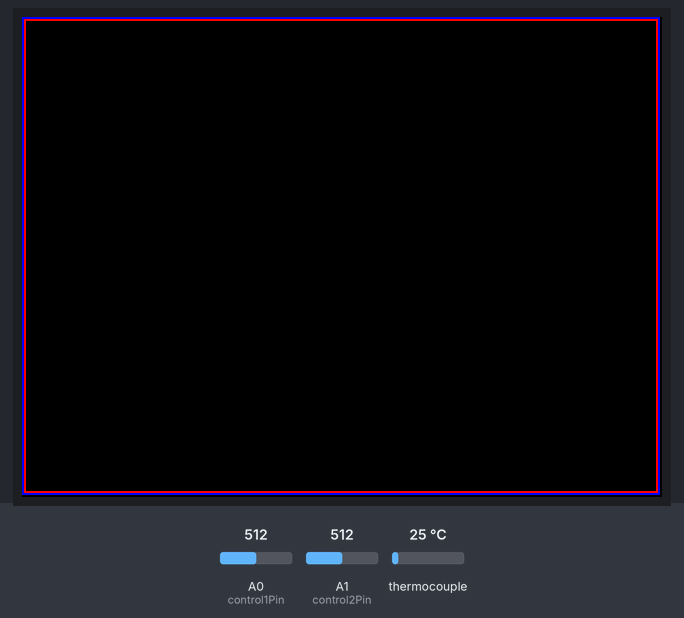
Bench run of a sketch on a simulated Arduino Mega 2560, built with avr-gcc and run on an emulated ATmega2560. Parts: 320×240 colour display. Inputs (shaded band) come from the test bench; at power-on: A0 (control1Pin) = 512, A1 (control2Pin) = 512, thermocouple 25 °C. What the sketch prints to the serial monitor is not drawn.

Above: at 0.2 s.
At 1.3 s:
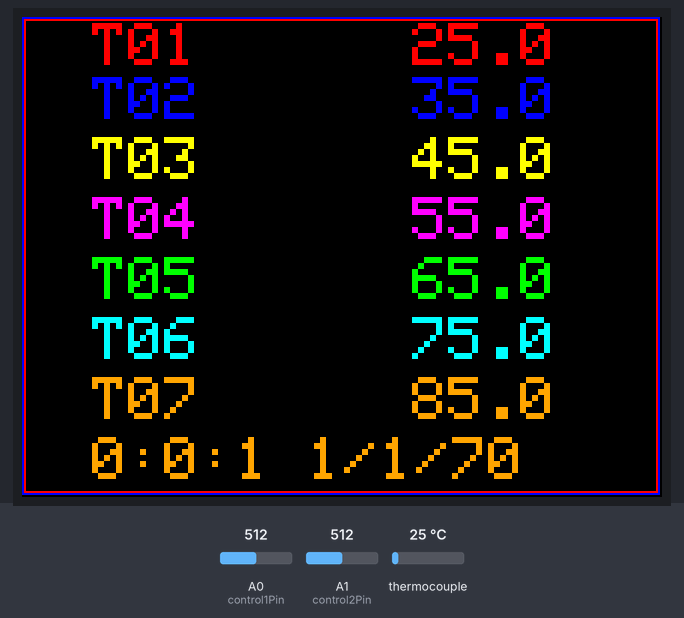
1.4 s: A0 (control1Pin) set to 606
4.4 s: A0 (control1Pin) set to 637
At 5.3 s:
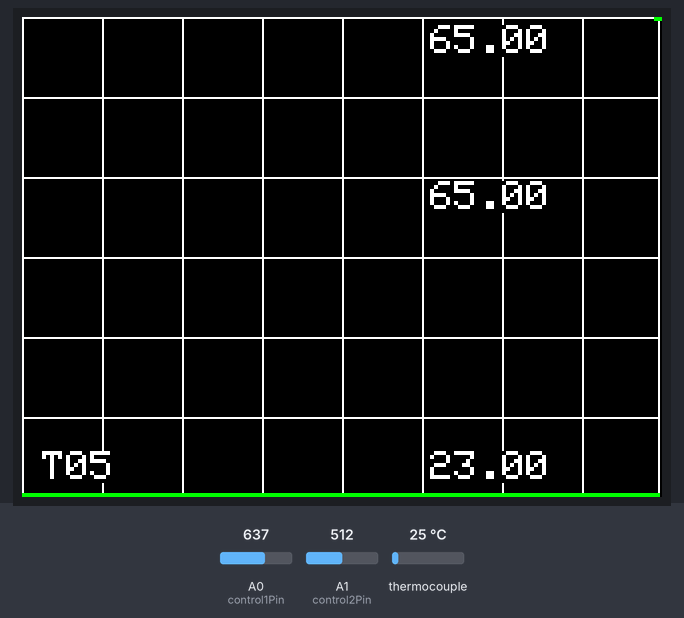
Timing chart, 0 to 7.4 s (numbered marks = the images above; inputs shaded):
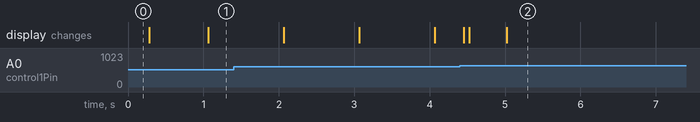

The sketch:

CDLv1.ino
```cpp
/*
 * Cheap Data Logger (CDL) V1
 *
 * Use a ILI9341 240 x 320 display to show temperature collected with
 * Adafruit MAX31856 Universal Thermocouple Amplifier (K, J, N, R, S, T, E, or B type thermocouple)
 * Actually using Arduino Mega 2560
 *
 * For ILI connections info here
 * http://bobdavis321.blogspot.fr/2015/07/22-or-24-or-28-inch-spi-tft-lcd-ili9341.html
 *
 * Here MAX info here
 * https://learn.adafruit.com/adafruit-max31856-thermocouple-amplifier/overview
 *
 * 2 simple 10 kOhm potentiometers are used as controls to select the screen and the thermocouple.
 * In the present demo only one thermocouple is implemented: the CDL is easily modifiable
 * to show up to 7 different sensors (search this file for
 * "//Simulated temperature, change to your sensor"
 *
 */


//Available colors

#define Black           0x0000      /*   0,   0,   0 */
#define Navy            0x000F      /*   0,   0, 128 */
#define DarkGreen       0x03E0      /*   0, 128,   0 */
#define DarkCyan        0x03EF      /*   0, 128, 128 */
#define Maroon          0x7800      /* 128,   0,   0 */
#define Purple          0x780F      /* 128,   0, 128 */
#define Olive           0x7BE0      /* 128, 128,   0 */
#define LightGrey       0xC618      /* 192, 192, 192 */
#define DarkGrey        0x7BEF      /* 128, 128, 128 */
#define Blue            0x001F      /*   0,   0, 255 */
#define Green           0x07E0      /*   0, 255,   0 */
#define Cyan            0x07FF      /*   0, 255, 255 */
#define Red             0xF800      /* 255,   0,   0 */
#define Magenta         0xF81F      /* 255,   0, 255 */
#define Yellow          0xFFE0      /* 255, 255,   0 */
#define White           0xFFFF      /* 255, 255, 255 */
#define Orange          0xFD20      /* 255, 165,   0 */
#define GreenYellow     0xAFE5      /* 173, 255,  47 */
#define Pink            0xF81F

// Colors selection for the 8 lines in Screen 1 and the 7 graphs point in Screen 2
int Colors[] = {Red, Blue, Yellow, Pink, Green, Cyan, Orange, Orange};

#include "SPI.h"
#include "Adafruit_GFX.h"
#include "Adafruit_ILI9341.h"
#include <Adafruit_MAX31856.h>
#include <TimeLib.h>

#define TFT_DC 47 //DC for the ILI9341, 1kΩ / 1kΩ voltage divider to switch from 5 to 3.3 V ILI inputs
#define TFT_CS 48 //CS for the ILI9341, 1kΩ / 1kΩ voltage divider to switch from 5 to 3.3 V ILI inputs
#define MAX_CS 53 //CS for the MAX31856, direct connection

Adafruit_ILI9341 tft = Adafruit_ILI9341(TFT_CS, TFT_DC);
Adafruit_MAX31856 max = Adafruit_MAX31856(MAX_CS);

#define control1Pin A0 //Potentiometer Switch Screen 1 (all T) to Graph
#define control2Pin A1 //Potentiometer Select to select wich T to show

#define OFFSET 35       //Offset for first column text allignment on screen
#define OFFSETX 160     //Offset for second column text allignment on screen
#define Range1 620      //Potentiometer Selection ranges for screen selection
#define Size 288        //Data to store in memory and display
#define DeltaTime 1     //Seconds to wait to store a temperature

int line=0;
int PreviousTime;
int Control1;
int Control2;
int Screen;
int ScreenPrev;
char outstr[6];
float Stat[3];
int T[Size][7];          //Saved data for 7 Sensors
int Selection;

void setup() {
  Serial.begin(9600);
  //Start ILI9341 screen and set rotation
  tft.begin();
  tft.setRotation(3);
  //Start MAX31856 and set thermocouple type
  max.begin();
  max.setThermocoupleType(MAX31856_TCTYPE_K);

  //Fill T[][] of 20 C
  for (int l=0; l<=7; l++) {for (int i=0; i<Size; i++) {
    T[i][l]=2300;
  }
  }

  //Screen borders
  tft.setTextColor(Blue, White);
  tft.setTextSize(3);
  tft.drawRect(0, 0, 320-1, 240-1, Blue);
  tft.drawRect(1, 1, 320-3, 240-3, Red);

}

void loop() {

  //Read MAX temperature
  //In this demo only 1 available, the others (sensors) temperatures are just simulated
  float temperature = max.readThermocoupleTemperature();
  Serial.print(temperature);
  //Read actual time
  time_t TimeNow = now();
  //Read control1 to select the screen
  Control1 = analogRead(control1Pin);
  Control2 = analogRead(control2Pin);
  Serial.print(" C1 ");
  Serial.print(Control1);
  Serial.print(" C2 ");
  Serial.print(Control2);
  Serial.print(" ");

  //Read actual selection and save it
  for(int i=0; i<=7; i++) {
    if (Control2 >= i*128 && Control2 < i*128+128) {
      Selection = i;
    }
  }

  if (Control1<=Range1) {
  Screen = 1;
  }

  if (Control1 > Range1 && Control2 < 7*128) {
    Screen = 2;
  }

  if (Control1 > Range1 && Control2 >= 7*128) {
    Screen = 3;
  }

  if (ScreenPrev != Screen) {
    //New screen, erase previous
    tft.drawRect(2, 2, 320-5, 240-5, Black);
    tft.fillRect(2, 2, 320-5, 240-5, Black);
  }

  Serial.print("Screen Selected : ");
  Serial.print(Screen);
  Serial.print(" Selection : ");
  Serial.print(Selection);

  switch (Screen) {
    case 1:
    {
    //Screen1, shows all temperatures and time

    //Cancel pointer position
    tft.setCursor(5, 3);
    tft.print(" ");
    for (int i=0; i<=6; i++) {
      tft.setCursor(5, i*30+30);
      tft.print(" ");
    }

    //Draw pointer
    tft.setTextColor(White, Black);
    if (Control2<128) {
      tft.setCursor(5, 3);
      tft.print(F(">"));
    } else { for(int i=1; i<=7; i++) {
      if (Control2 > i*128 && Control2 < i*128+128) {
        tft.setCursor(5, 30*i);
        tft.print(F(">"));
    }
  }
  }

  //Use dtostrf to write the temperature with the right format into outstr
  dtostrf(temperature,4, 1, outstr);
  tft.setTextSize(3);
  tft.setTextColor(Colors[0], Black);
  tft.setCursor(OFFSET, 3);
  tft.print(F("T01 "));
  tft.setCursor(OFFSET+OFFSETX, 3);
  tft.print(outstr);

  //Simulated temperature, change to your sensor
  dtostrf(temperature+10,4, 1, outstr);

  tft.setTextColor(Colors[1], Black);
  tft.setCursor(OFFSET, 30);
  tft.print(F("T02 "));
  tft.setCursor(OFFSET+OFFSETX, 30);
  tft.print(outstr);

  //Simulated temperature, change to your sensor
  dtostrf(temperature+20,4, 1, outstr);

  tft.setTextColor(Colors[2], Black);
  tft.setCursor(OFFSET, 60);
  tft.print(F("T03 "));
  tft.setCursor(OFFSET+OFFSETX, 60);
  tft.print(outstr);

  //Simulated temperature, change to your sensor
  dtostrf(temperature+30,4, 1, outstr);

  tft.setTextColor(Colors[3], Black);
  tft.setCursor(OFFSET, 90);
  tft.print(F("T04 "));
  tft.setCursor(OFFSET+OFFSETX, 90);
  tft.print(outstr);

  //Simulated temperature, change to your sensor
  dtostrf(temperature+40,4, 1, outstr);

  tft.setTextColor(Colors[4], Black);
  tft.setCursor(OFFSET, 120);
  tft.print(F("T05 "));
  tft.setCursor(OFFSET+OFFSETX, 120);
  tft.print(outstr);

  //Simulated temperature, change to your sensor
  dtostrf(temperature+50,4, 1, outstr);

  tft.setTextColor(Colors[5], Black);
  tft.setCursor(OFFSET, 150);
  tft.print(F("T06 "));
  tft.setCursor(OFFSET+OFFSETX, 150);
  tft.print(outstr);

  //Simulated temperature, change to your sensor
  dtostrf(temperature+60,4, 1, outstr);

  tft.setTextColor(Colors[6], Black);
  tft.setCursor(OFFSET, 180);
  tft.print(F("T07 "));
  tft.setCursor(OFFSET+OFFSETX, 180);
  tft.print(outstr);

  //Print the time and date
  tft.setTextColor(Colors[7], Black);
  tft.setCursor(OFFSET, 210);
  tft.print(hour(TimeNow));
  tft.print(F(":"));
  tft.print(minute(TimeNow));
  tft.print(F(":"));
  tft.print(second(TimeNow));
  tft.print(F(" "));
  tft.print(day(TimeNow));
  tft.print(F("/"));
  tft.print(month(TimeNow));
  tft.print(F("/"));
  tft.print(year(TimeNow)%100);
    }
  break;

  case 2 :
  {
    //Screen2, graph of the selected thermocouple

    tft.fillRect(0, 0, 320-1, 240-1, Black);
    tft.drawRect(0, 0, 320-1, 240-1, White);
    tft.setTextSize(2);
    tft.setTextColor(White, Black);
    tft.setTextSize(1);

    //Draw vertical lines to build the graph
    for (int i =0; i<=8; i++) {
     tft.drawFastVLine(40*i, 0, 239, White);
    }

    //Draw horizontal lines to build the graph
    for (int i = 0; i<= 6; i++) {
     tft.drawFastHLine(0,i*40, 319, White);
    }

    //Evaluate max = Stat[0], min = Stat[1], and mean value = Stat[2] of T[]
    //T[] = 100 * temperature
    Statistic(Selection);
    Serial.print(" S0 ");
    Serial.print(Stat[0]);
    Serial.print(" S1 ");
    Serial.print(Stat[1]);
    Serial.print(" S2 ");
    Serial.print(Stat[2]);
    Serial.print(" ");


    tft.setTextSize(2);
    tft.setCursor(204, 4);
    //Print the minimum value in the graph
    dtostrf(Stat[0]/100,2, 2, outstr);
    tft.print(outstr);
    tft.setCursor(204, 4+3*32-18);
    //Print the actual temperature
    dtostrf(temperature+10*Selection,2, 2, outstr);
    tft.print(outstr);
    tft.setCursor(204, 239-18-4);
    //Print the maximum value in the graph
    dtostrf(Stat[1]/100,2, 2, outstr);
    tft.print(outstr);
    tft.setCursor(10, 239-18-4);
    //Print the actual Selected Thermocouple
    tft.print(F("T0"));
    tft.print(Selection+1);

    //Draw points
    float shift = map(line,0,Size-1,0,319);


    //Draw the graph points, each point 9 pixels
    for (int i = line; i<=Size-1; i++) {
      //Data from line to the end of T[] are older, shift x axis left
      //Autoscale using map to graph dimensions map(value, fromLow, fromHigh, toLow, toHigh)
      tft.drawPixel(map(i,0,Size-1,0,319)-shift, map(T[i][Selection],Stat[0],Stat[1],0,239), Colors[Selection]);
      tft.drawPixel(map(i,0,Size-1,0,319)-shift, map(T[i][Selection],Stat[0],Stat[1],0,239)+1, Colors[Selection]);
      tft.drawPixel(map(i,0,Size-1,0,319)-shift, map(T[i][Selection],Stat[0],Stat[1],0,239)-1, Colors[Selection]);
      tft.drawPixel(map(i,0,Size-1,0,319)-shift+1, map(T[i][Selection],Stat[0],Stat[1],0,239), Colors[Selection]);
      tft.drawPixel(map(i,0,Size-1,0,319)-shift+1, map(T[i][Selection],Stat[0],Stat[1],0,239)+1, Colors[Selection]);
      tft.drawPixel(map(i,0,Size-1,0,319)-shift+1, map(T[i][Selection],Stat[0],Stat[1],0,239)-1, Colors[Selection]);
      tft.drawPixel(map(i,0,Size-1,0,319)-shift-1, map(T[i][Selection],Stat[0],Stat[1],0,239), Colors[Selection]);
      tft.drawPixel(map(i,0,Size-1,0,319)-shift-1, map(T[i][Selection],Stat[0],Stat[1],0,239)+1, Colors[Selection]);
      tft.drawPixel(map(i,0,Size-1,0,319)-shift-1, map(T[i][Selection],Stat[0],Stat[1],0,239)-1, Colors[Selection]);

    }
    for (int i = 0; i<=line-1; i++) {
      //Data from 0 to the line of T[] are newer, shift x axis right
      //Autoscale using map to graph dimensions
      tft.drawPixel(map(i,0,Size-1,0,319)+319-shift, map(T[i][Selection],Stat[0],Stat[1],0,239), Colors[Selection]);
      tft.drawPixel(map(i,0,Size-1,0,319)+319-shift, map(T[i][Selection],Stat[0],Stat[1],0,239)+1, Colors[Selection]);
      tft.drawPixel(map(i,0,Size-1,0,319)+319-shift, map(T[i][Selection],Stat[0],Stat[1],0,239)-1, Colors[Selection]);
      tft.drawPixel(map(i,0,Size-1,0,319)+319-shift+1, map(T[i][Selection],Stat[0],Stat[1],0,239), Colors[Selection]);
      tft.drawPixel(map(i,0,Size-1,0,319)+319-shift+1, map(T[i][Selection],Stat[0],Stat[1],0,239)+1, Colors[Selection]);
      tft.drawPixel(map(i,0,Size-1,0,319)+319-shift+1, map(T[i][Selection],Stat[0],Stat[1],0,239)-1, Colors[Selection]);
      tft.drawPixel(map(i,0,Size-1,0,319)+319-shift-1, map(T[i][Selection],Stat[0],Stat[1],0,239), Colors[Selection]);
      tft.drawPixel(map(i,0,Size-1,0,319)+319-shift-1, map(T[i][Selection],Stat[0],Stat[1],0,239)+1, Colors[Selection]);
      tft.drawPixel(map(i,0,Size-1,0,319)+319-shift-1, map(T[i][Selection],Stat[0],Stat[1],0,239)-1, Colors[Selection]);
    }
    //Delay before graph refresh
    delay(5000);
  }
  break;

  case 3 :
  {
    //Screen3
  tft.fillRect(0, 0, 320-1, 240-1, Black);
  tft.setTextSize(3);
  tft.setTextColor(Colors[0], Black);
  tft.setCursor(OFFSET, 3);
  tft.print(F("Cheap Data"));

  tft.setTextColor(Colors[1], Black);
  tft.setCursor(OFFSET, 30);
  tft.print(F("Logger V1.0"));

  tft.setTextColor(Colors[3], Black);
  tft.setCursor(OFFSET, 90);
  tft.print(F("See you soon "));

  tft.setTextColor(Colors[4], Black);
  tft.setCursor(OFFSET, 120);
  tft.print(F("with a new "));

  tft.setTextColor(Colors[5], Black);
  tft.setCursor(OFFSET, 150);
  tft.print(F("version, "));

  tft.setTextColor(Colors[6], Black);
  tft.setCursor(OFFSET+OFFSETX, 180);
  tft.print(F("Yiu"));

  tft.setTextColor(Colors[7], Black);
  tft.setCursor(OFFSET, 210);
  tft.print(F("30/11/2016"));
  delay(3000);

  }
  break;

  } //Close Switch

  if (TimeNow > PreviousTime+DeltaTime ) {
    //in T[] save 100*temperature to keep the variable as int
    T[line][0]=(int) (temperature*100+0.5);
    //Simulated temperature, change to your sensor
    T[line][1]=(int) ((temperature+10)*100+0.5);
    T[line][2]=(int) ((temperature+20)*100+0.5);
    T[line][3]=(int) ((temperature+30)*100+0.5);
    T[line][4]=(int) ((temperature+40)*100+0.5);
    T[line][5]=(int) ((temperature+50)*100+0.5);
    T[line][6]=(int) ((temperature+60)*100+0.5);
    if (line>=Size) {line=0;} else {line=line+1;}
    PreviousTime=TimeNow;
    Serial.print(" line ");
    Serial.print(line);
  }

  ScreenPrev = Screen;
  Serial.println(" done");
} //End main loop

void Statistic(int l) {
  int Max = 0;
  int Min = 32767;
  long Tot = 0;
  for (int i=0; i<= Size-1; i++) {
    if (T[i][l]>Max) {Max = T[i][l];}
    if (T[i][l]<Min) {Min = T[i][l];}
    Tot = Tot + T[i][l];
  }
  Stat[0]=Max;
  Stat[1]=Min;
  Stat[2]=Tot/Size;
}
```

Measured:
- the behaviour switches between 620 and 621 on A0 (control1Pin) (found by bisection; images 1 and 2)
